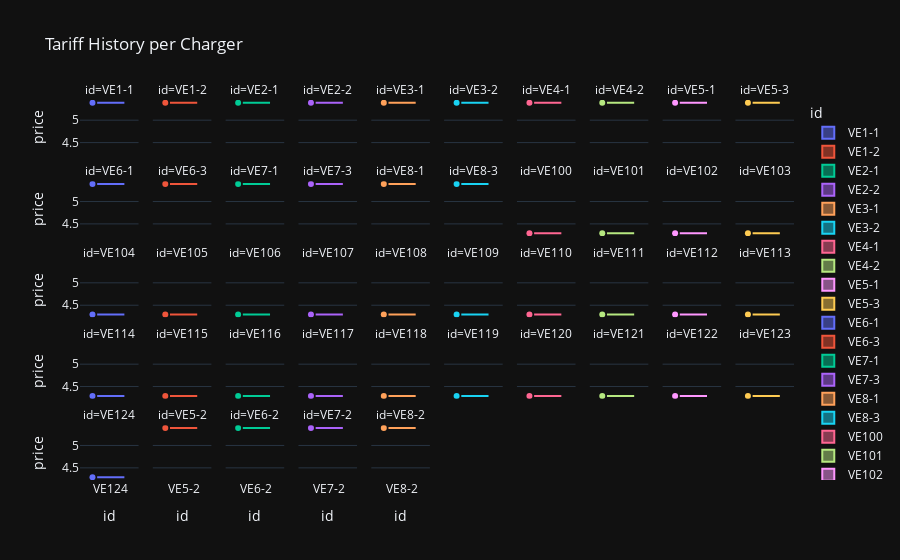

Notebook code cell kept with this figure:
### Code cell
fig = px.box(
    utilization_df[utilization_df["station_id"] == "Vestby"],
    x="id",
    y="price",
    color="id",
    facet_col="id",        # one plot per charger
    facet_col_wrap=10,      # wrap nicely across rows
    points="all",
    title="Tariff History per Charger"
)

fig.update_xaxes(matches=None)  # allow independent zooming
fig.show()
